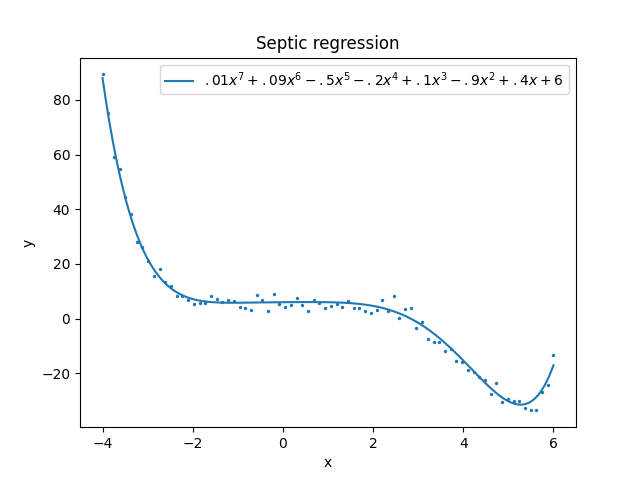

Recreate this plot in Python.
import numpy as np
import matplotlib.pyplot as plt


# Polynomial: x^3 - 9x^2 + 4x + 6
def poly(x):
    return (
        - 0.0001 * x**7
        + 0.009 * x**6
        - 0.05 * x**5
        - 0.02 * x**4
        + 0.01 * x**3
        - 0.09 * x**2
        + 0.14 * x
        + 6
    )



# Smooth curve
x = np.linspace(-4, 6, 400)
y = poly(x)

# 50 noisy points (Gaussian noise)
x_noise = np.linspace(-4, 6, 80)
y_noise = poly(x_noise) + np.random.normal(0, 2, size=x_noise.shape)

plt.figure()
plt.plot(x, y, label=r"$.01 x^7 + .09 x^6 - .5 x^5 - .2 x^4 + .1 x^3 - .9 x^2 + .4 x + 6$")
plt.scatter(x_noise, y_noise, s=2)
plt.legend()
plt.xlabel("x")
plt.ylabel("y")
plt.title("Septic regression")
plt.savefig("septic.png")
